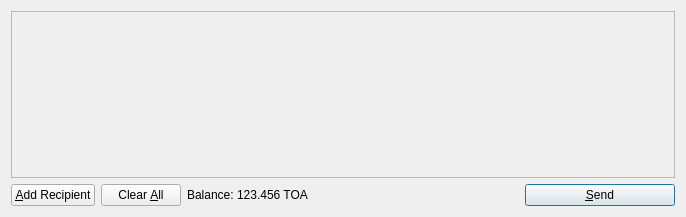
<?xml version="1.0" encoding="UTF-8"?>
<ui version="4.0">
 <class>SendCoinsDialog</class>
 <widget class="QDialog" name="SendCoinsDialog">
  <property name="geometry">
   <rect>
    <x>0</x>
    <y>0</y>
    <width>686</width>
    <height>217</height>
   </rect>
  </property>
  <property name="windowTitle">
   <string>Send Coins</string>
  </property>
  <layout class="QVBoxLayout" name="verticalLayout">
   <item>
    <widget class="QScrollArea" name="scrollArea">
     <property name="widgetResizable">
      <bool>true</bool>
     </property>
     <widget class="QWidget" name="scrollAreaWidgetContents">
      <property name="geometry">
       <rect>
        <x>0</x>
        <y>0</y>
        <width>666</width>
        <height>165</height>
       </rect>
      </property>
      <layout class="QVBoxLayout" name="verticalLayout_2">
       <property name="margin">
        <number>0</number>
       </property>
       <item>
        <layout class="QVBoxLayout" name="entries">
         <property name="spacing">
          <number>6</number>
         </property>
        </layout>
       </item>
       <item>
        <spacer name="verticalSpacer">
         <property name="orientation">
          <enum>Qt::Vertical</enum>
         </property>
         <property name="sizeHint" stdset="0">
          <size>
           <width>20</width>
           <height>40</height>
          </size>
         </property>
        </spacer>
       </item>
      </layout>
     </widget>
    </widget>
   </item>
   <item>
    <layout class="QHBoxLayout" name="horizontalLayout">
     <item>
      <widget class="QPushButton" name="addButton">
       <property name="toolTip">
        <string>Send to multiple recipients at once</string>
       </property>
       <property name="text">
        <string>&amp;Add Recipient</string>
       </property>
       <property name="icon">
        <iconset resource="../toakrona.qrc">
         <normaloff>:/icons/add</normaloff>:/icons/add</iconset>
       </property>
       <property name="autoDefault">
        <bool>false</bool>
       </property>
      </widget>
     </item>
     <item>
      <widget class="QPushButton" name="clearButton">
       <property name="sizePolicy">
        <sizepolicy hsizetype="Minimum" vsizetype="Fixed">
         <horstretch>0</horstretch>
         <verstretch>0</verstretch>
        </sizepolicy>
       </property>
       <property name="toolTip">
        <string>Remove all transaction fields</string>
       </property>
       <property name="text">
        <string>Clear &amp;All</string>
       </property>
       <property name="icon">
        <iconset resource="../toakrona.qrc">
         <normaloff>:/icons/remove</normaloff>:/icons/remove</iconset>
       </property>
       <property name="autoRepeatDelay">
        <number>300</number>
       </property>
       <property name="autoDefault">
        <bool>false</bool>
       </property>
      </widget>
     </item>
     <item>
      <layout class="QHBoxLayout" name="horizontalLayout_2">
       <property name="spacing">
        <number>3</number>
       </property>
       <item>
        <widget class="QLabel" name="label">
         <property name="text">
          <string>Balance:</string>
         </property>
        </widget>
       </item>
       <item>
        <widget class="QLabel" name="labelBalance">
         <property name="cursor">
          <cursorShape>IBeamCursor</cursorShape>
         </property>
         <property name="text">
          <string>123.456 TOA</string>
         </property>
         <property name="textInteractionFlags">
          <set>Qt::LinksAccessibleByMouse|Qt::TextSelectableByKeyboard|Qt::TextSelectableByMouse</set>
         </property>
        </widget>
       </item>
      </layout>
     </item>
     <item>
      <spacer name="horizontalSpacer">
       <property name="orientation">
        <enum>Qt::Horizontal</enum>
       </property>
       <property name="sizeHint" stdset="0">
        <size>
         <width>40</width>
         <height>20</height>
        </size>
       </property>
      </spacer>
     </item>
     <item>
      <widget class="QPushButton" name="sendButton">
       <property name="minimumSize">
        <size>
         <width>150</width>
         <height>0</height>
        </size>
       </property>
       <property name="toolTip">
        <string>Confirm the send action</string>
       </property>
       <property name="text">
        <string>&amp;Send</string>
       </property>
       <property name="icon">
        <iconset resource="../toakrona.qrc">
         <normaloff>:/icons/send</normaloff>:/icons/send</iconset>
       </property>
       <property name="default">
        <bool>true</bool>
       </property>
      </widget>
     </item>
    </layout>
   </item>
  </layout>
 </widget>
 <resources>
  <include location="../toakrona.qrc"/>
 </resources>
 <connections/>
</ui>
